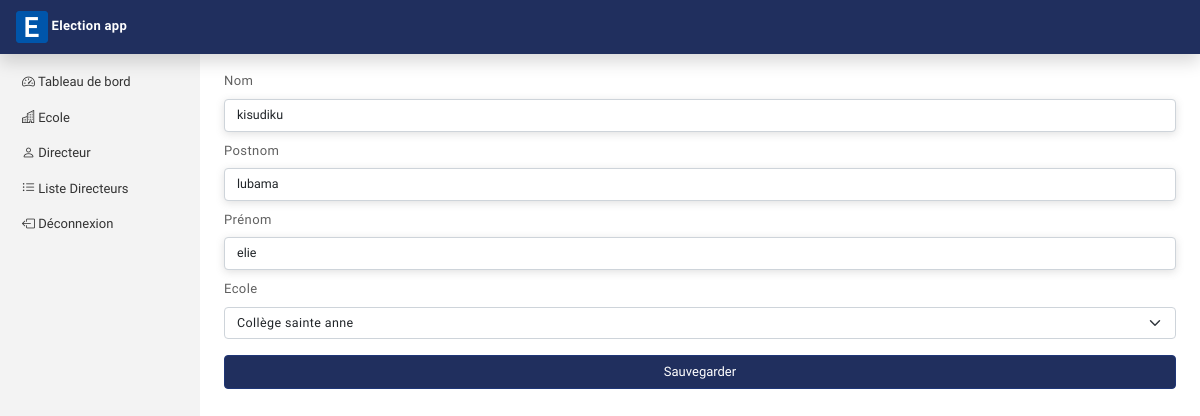
Page /AppAdmin/updateDirecteur/4 on the earlier database version.
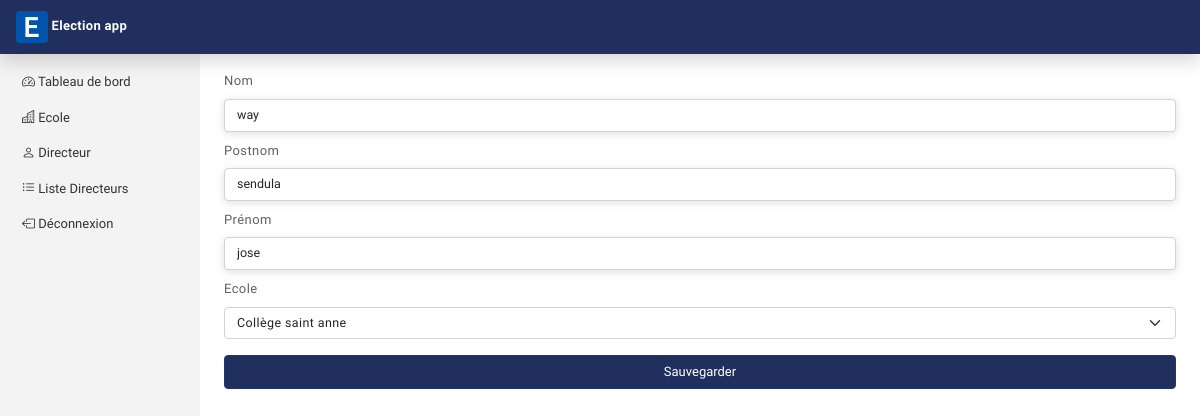
Same page on the later database version.
### AppAuth/models.py (models this page shows, shortened)
class User(AbstractUser):
    username = models.CharField(max_length = 50, blank = True, null = True, unique = False)
    email = models.EmailField(unique=True)
    USERNAME_FIELD = "email"
    REQUIRED_FIELDS = ["username"]
    status = models.CharField(max_length=50)

### AppAdmin/views.py (the view, shortened to what this page needs)
# urls.py: path('updateDirecteur/<int:id>', UpdateDirecteurView.as_view(), name='updateDirecteur'),
class UpdateDirecteurView(View):
    def get(self, request, id):
        objet = get_object_or_404(User, id=id)
        title = 'Modidication'
        return render(request, 'AppAdmin/updateDirecteur.html', {
            'title':title,
            'objet':objet,
            'allEcole':Ecole.objects.all()
        })

### Templates/AppAdmin/updateDirecteur.html (shortened to what this page needs)
{% extends 'BaseAdmin.html' %}
{% load static %}
{% block baseAdmin %}
    <form action="" method="POST" class='mt-3' id='formUser'>
        <div class="mb-2">
            <label for="nom" class='form-label'>Nom</label>
            <input type="text" class='form-control mb-2' name='nom' id='nom' value="{{objet.username}}">
        </div>
        <div class="mb-2">
            <label for="postnom" class='form-label'>Postnom</label>
            <input type="text" class='form-control mb-2' name='postnom' id='postnom' value="{{objet.first_name}}">
        </div>
        <div class="mb-2">
            <label for="prenom" class='form-label'>Prénom</label>
            <input type="text" class='form-control mb-2' name='prenom' id='prenom' value="{{objet.last_name}}">
        </div>
        <div class="mb-3">
            <label for="ecole" class='form-label'>Ecole</label>
            <select name="ecole" class='form-select'>
                {% for objet in allEcole %}
                    <option value="{{objet.id}}">{{objet.ecole | capfirst}}</option>
                {% endfor %}
            </select>
        </div>
        <button type="submit" class='btn btn-success w-100'>Sauvegarder</button>
    </form>
{% endblock baseAdmin %}

Differences in the rows shown:
changed User: nom "kisudiku" → "way"; postnom "lubama" → "sendula"; prenom "elie" → "jose"
Other differences:
form field ecole: "Collège sainte anne" → "Collège saint anne"
